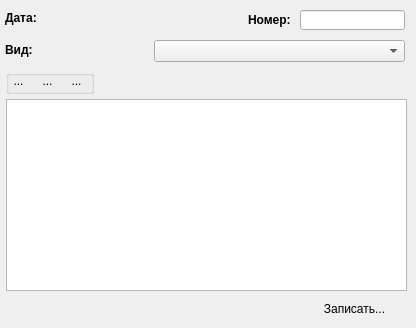
<?xml version="1.0" encoding="UTF-8"?>
<ui version="4.0">
 <class>frmDocument</class>
 <widget class="QWidget" name="frmDocument">
  <property name="windowModality">
   <enum>Qt::ApplicationModal</enum>
  </property>
  <property name="geometry">
   <rect>
    <x>0</x>
    <y>0</y>
    <width>416</width>
    <height>328</height>
   </rect>
  </property>
  <property name="windowTitle">
   <string>Приход на склад</string>
  </property>
  <widget class="QTableView" name="tableView">
   <property name="geometry">
    <rect>
     <x>6</x>
     <y>99</y>
     <width>401</width>
     <height>192</height>
    </rect>
   </property>
   <property name="selectionBehavior">
    <enum>QAbstractItemView::SelectRows</enum>
   </property>
  </widget>
  <widget class="QLabel" name="label_2">
   <property name="geometry">
    <rect>
     <x>248</x>
     <y>12</y>
     <width>51</width>
     <height>16</height>
    </rect>
   </property>
   <property name="font">
    <font>
     <pointsize>9</pointsize>
     <weight>75</weight>
     <bold>true</bold>
    </font>
   </property>
   <property name="text">
    <string>Номер:</string>
   </property>
  </widget>
  <widget class="QPushButton" name="ApplyBut">
   <property name="geometry">
    <rect>
     <x>303</x>
     <y>297</y>
     <width>103</width>
     <height>23</height>
    </rect>
   </property>
   <property name="text">
    <string>Записать...</string>
   </property>
   <property name="icon">
    <iconset resource="icons.qrc">
     <normaloff>:/res/icons/6.ico</normaloff>:/res/icons/6.ico</iconset>
   </property>
   <property name="checkable">
    <bool>false</bool>
   </property>
   <property name="autoDefault">
    <bool>false</bool>
   </property>
   <property name="default">
    <bool>true</bool>
   </property>
   <property name="flat">
    <bool>true</bool>
   </property>
  </widget>
  <widget class="QDateLineEdit" name="DateDoc" native="true">
   <property name="geometry">
    <rect>
     <x>63</x>
     <y>8</y>
     <width>105</width>
     <height>22</height>
    </rect>
   </property>
  </widget>
  <widget class="QLineEdit" name="Number">
   <property name="enabled">
    <bool>true</bool>
   </property>
   <property name="geometry">
    <rect>
     <x>300</x>
     <y>10</y>
     <width>105</width>
     <height>20</height>
    </rect>
   </property>
   <property name="font">
    <font>
     <weight>75</weight>
     <bold>true</bold>
    </font>
   </property>
   <property name="readOnly">
    <bool>true</bool>
   </property>
  </widget>
  <widget class="QLabel" name="label">
   <property name="geometry">
    <rect>
     <x>5</x>
     <y>10</y>
     <width>43</width>
     <height>16</height>
    </rect>
   </property>
   <property name="font">
    <font>
     <pointsize>9</pointsize>
     <weight>75</weight>
     <bold>true</bold>
    </font>
   </property>
   <property name="text">
    <string>Дата:</string>
   </property>
  </widget>
  <widget class="QGroupBox" name="groupBox">
   <property name="geometry">
    <rect>
     <x>6</x>
     <y>70</y>
     <width>88</width>
     <height>24</height>
    </rect>
   </property>
   <property name="layoutDirection">
    <enum>Qt::LeftToRight</enum>
   </property>
   <property name="autoFillBackground">
    <bool>false</bool>
   </property>
   <property name="title">
    <string/>
   </property>
   <property name="alignment">
    <set>Qt::AlignLeading|Qt::AlignLeft|Qt::AlignVCenter</set>
   </property>
   <property name="flat">
    <bool>false</bool>
   </property>
   <widget class="QToolButton" name="edit_button">
    <property name="geometry">
     <rect>
      <x>30</x>
      <y>0</y>
      <width>23</width>
      <height>22</height>
     </rect>
    </property>
    <property name="text">
     <string>...</string>
    </property>
    <property name="icon">
     <iconset resource="icons.qrc">
      <normaloff>:/res/icons/11.ico</normaloff>:/res/icons/11.ico</iconset>
    </property>
    <property name="autoRaise">
     <bool>true</bool>
    </property>
   </widget>
   <widget class="QToolButton" name="del_button">
    <property name="geometry">
     <rect>
      <x>59</x>
      <y>0</y>
      <width>23</width>
      <height>22</height>
     </rect>
    </property>
    <property name="text">
     <string>...</string>
    </property>
    <property name="icon">
     <iconset resource="icons.qrc">
      <normaloff>:/res/icons/5.ico</normaloff>:/res/icons/5.ico</iconset>
    </property>
    <property name="autoRaise">
     <bool>true</bool>
    </property>
   </widget>
   <widget class="QToolButton" name="add_button">
    <property name="geometry">
     <rect>
      <x>1</x>
      <y>0</y>
      <width>23</width>
      <height>22</height>
     </rect>
    </property>
    <property name="text">
     <string>...</string>
    </property>
    <property name="icon">
     <iconset resource="icons.qrc">
      <normaloff>:/res/icons/7.ico</normaloff>:/res/icons/7.ico</iconset>
    </property>
    <property name="autoRaise">
     <bool>true</bool>
    </property>
   </widget>
  </widget>
  <widget class="QComboBox" name="Group">
   <property name="geometry">
    <rect>
     <x>154</x>
     <y>40</y>
     <width>251</width>
     <height>22</height>
    </rect>
   </property>
   <property name="font">
    <font>
     <pointsize>9</pointsize>
     <weight>75</weight>
     <bold>true</bold>
    </font>
   </property>
   <property name="editable">
    <bool>false</bool>
   </property>
   <item>
    <property name="text">
     <string/>
    </property>
   </item>
  </widget>
  <widget class="QLabel" name="l_group">
   <property name="geometry">
    <rect>
     <x>5</x>
     <y>42</y>
     <width>131</width>
     <height>16</height>
    </rect>
   </property>
   <property name="font">
    <font>
     <pointsize>9</pointsize>
     <weight>75</weight>
     <bold>true</bold>
    </font>
   </property>
   <property name="text">
    <string>Вид:</string>
   </property>
  </widget>
 </widget>
 <customwidgets>
  <customwidget>
   <class>QDateLineEdit</class>
   <extends>QWidget</extends>
   <header>qdatelineedit.h</header>
  </customwidget>
 </customwidgets>
 <resources>
  <include location="icons.qrc"/>
 </resources>
 <connections/>
</ui>
